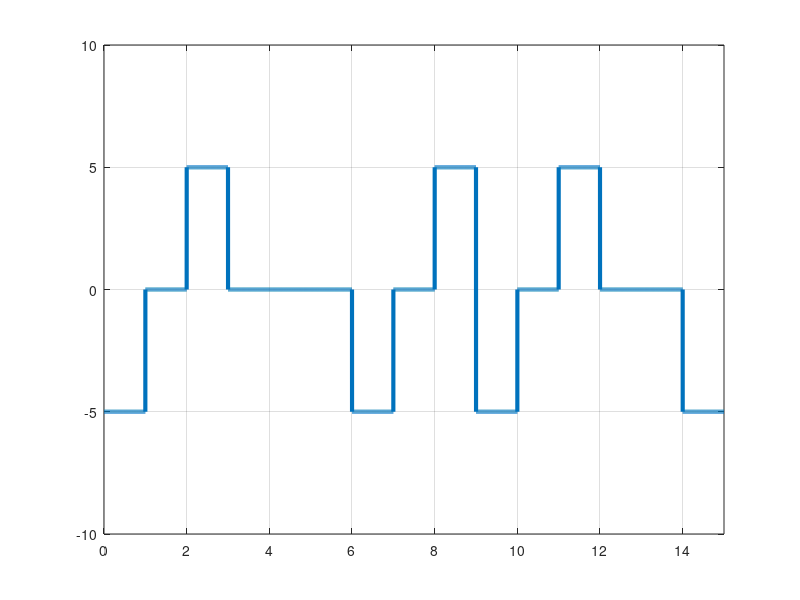

MATLAB code for this plot:
clc;    %clear command line
clear all;  %clear variables
close all;  %clear figures 

bits = [1 0 1 0 0 0 1 0 1 1 0 1 0 0 1];

%Modulation :

bitRate = 1;
voltage = 5;

samplingRate = 1000;
samplingTime = 1/samplingRate;
endTime = length(bits)/bitRate;
time = 0:samplingTime:endTime;

index = 1;
sign = 1;
modulation = [];

if(bits(index)==1)
    sign = -1*sign;
end

for i = 1:length(time)
    if(bits(index)==0)
        modulation(i) = 0;
    else
        modulation(i) = sign*voltage;
    end
    if(time(i)*bitRate >= index)
        index = index+1;
        if(index <= length(bits) && bits(index)==1)
            sign = -1*sign;
        end
    end
end

plot(time,modulation,'LineWidth',3);
axis([0 endTime -voltage-5 voltage+5]);
grid on;

%Demodulation : 

index = 1;
prev = voltage;
demodulation = [];

for i = 1:length(modulation)
    if(modulation(i) == 0)
        demodulation(index) = 0;
    else
        demodulation(index) = 1;
    end
    if(time(i)*bitRate >= index)
        index = index+1;
    end
end

disp(demodulation);